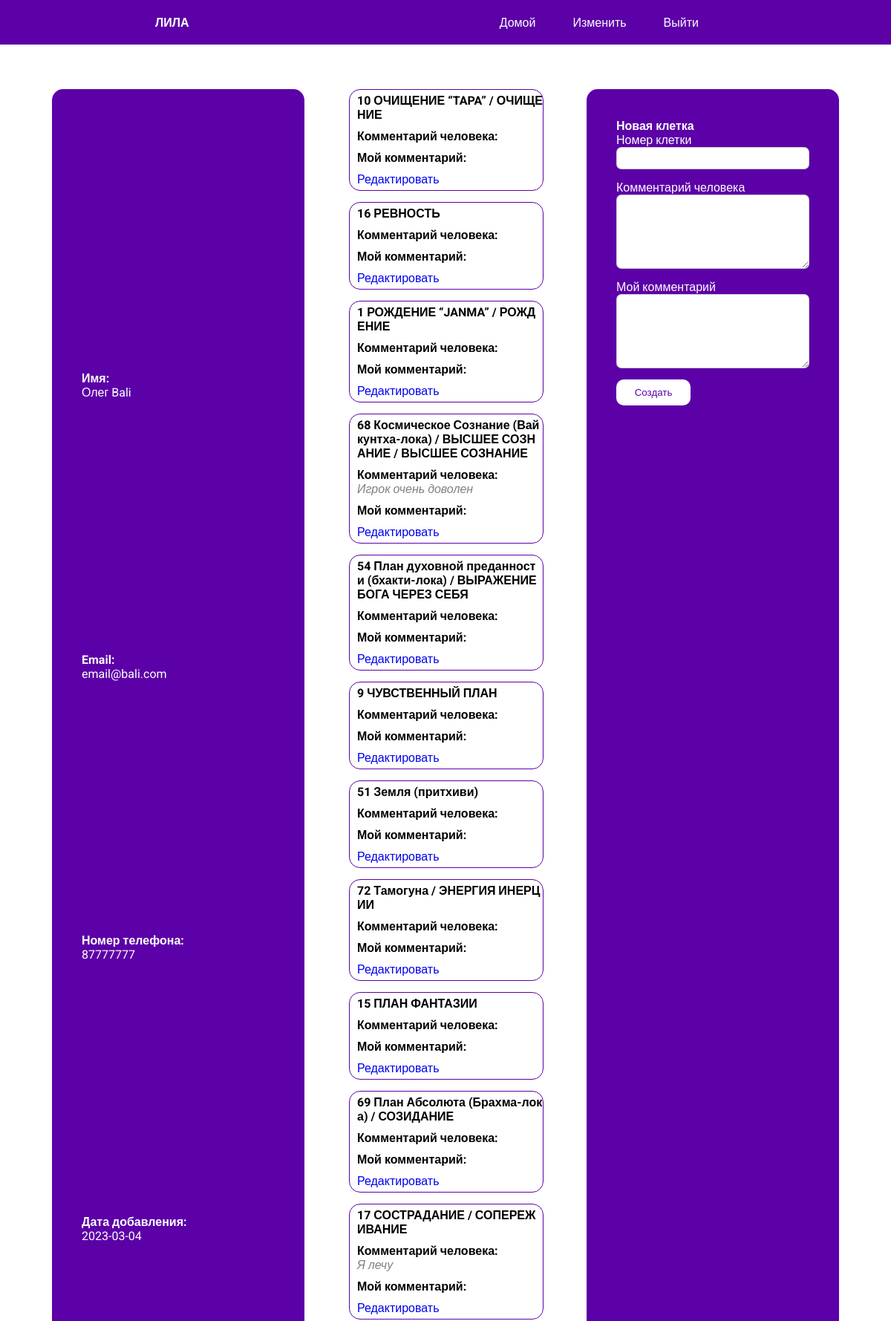
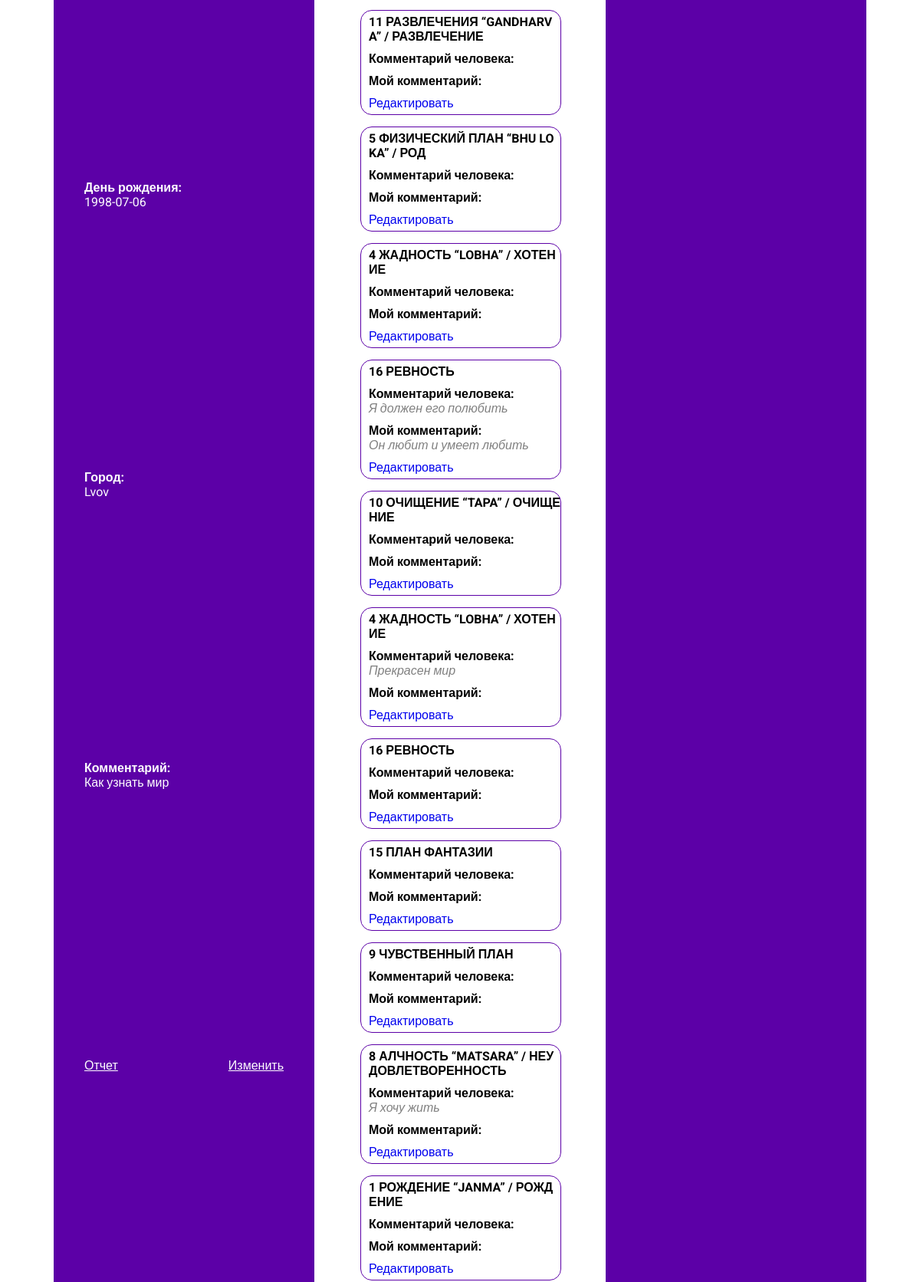
The page /user/19 (signed in, upper part) on the database its author committed (2 pictures, top to bottom).
### project/models.py (models this page shows, shortened)
class User(db.Model):
    id = db.Column(db.Integer, primary_key=True)
    name = db.Column(db.String(64))
    email = db.Column(db.String(64))
    phone = db.Column(db.String(64))
    date = db.Column(db.Date)
    birthday = db.Column(db.Date)
    additional_comment = db.Column(db.String(64))
    city = db.Column(db.String(64))
    game = db.relationship('Game', backref='Game.user_id', cascade="all, delete")

class Game(db.Model):
    id = db.Column(db.Integer, primary_key=True)
    user_comment = db.Column(db.String(250))
    personal_comment = db.Column(db.String(250))
    cell_id = db.Column(db.Integer, db.ForeignKey('cell.id'))
    cell = db.relationship("Cell", backref="cells")
    user_id = db.Column(db.Integer, db.ForeignKey('user.id'))
    user = db.relationship("User", backref="users")

class Cell(db.Model):
    id = db.Column(db.Integer, primary_key=True)
    title = db.Column(db.String(250))
    description = db.Column(db.String(250))
    cell = db.relationship('Game', backref='Game.cell_id', primaryjoin='Cell.id==Game.cell_id', lazy='dynamic')
    type_id = db.Column(db.Integer, db.ForeignKey('type.id'))
    type = db.relationship("Type", backref="cells")

### project/routes.py (the view, shortened to what this page needs)
@app.route('/user/<id>', methods=['GET', 'POST'])
@login_required
def user(id):
    user = User.query.filter_by(id=id).first()
    add_user_form = AddUserForm()
    add_game_form = AddGameForm()
    games = Game.query.filter_by(user_id=user.id).order_by(Game.id.desc()).all()
    return render_template('user.html', user=user, add_game_form=add_game_form, add_user_form=add_user_form,
                           games=games)

### project/forms.py (shortened to what this page needs)
class AddUserForm(FlaskForm):
    name = StringField('Имя', validators=[DataRequired()])
    email = StringField('Email', validators=[Optional()])
    phone = StringField('Phone', validators=[Optional()])
    birthday = DateField('Birthday', validators=[Optional()])
    comment = StringField('Запрос')
    city = StringField('City')
    submit = SubmitField('Save')

class AddGameForm(FlaskForm):
    cell_id = StringField('Номер клетки', validators=[DataRequired()])
    user_comment = TextAreaField('Комментарий человека')
    my_comment = TextAreaField('Мой комментарий')
    submit = SubmitField('Создать')

### project/models.py (called while the page is built)
@login.user_loader
def load_user(id):
    return Admin.query.get(int(id))

### project/templates/user.html (shortened to what this page needs)
<link rel="stylesheet" href="/static/css/user.css">
{% extends 'base.html' %}
{% block content %}
<div class="current_user_block">
    <aside class="user">
        <div class = 'user_info_block' id="">
            <div class="user_info">
                <div class="part">
                    <div>
                        <h1>Имя:</h1>
                        <p>{{ user.name }}</p>
                    </div>
                </div>
                <div class="part">
                    <h1>Email:</h1>
                    <p>{{ user.email }}</p>
                </div>
                <div class="part">
                    <h1>Номер телефона:</h1>
                    <p>{{ user.phone }}</p>
                </div>
                <div class="part">
                    <h1>Дата добавления:</h1>
                    <p>{{ user.date }}</p>
                </div>
                <div class="part">
                    <h1>День рождения:</h1>
                    <p>{{ user.birthday }}</p>
                </div>
                <div class="part">
                    <h1>Город:</h1>
                    <p>{{ user.city }}</p>
                </div>
                <div class="part">
                    <h1>Комментарий:</h1>
                    <p>{{ user.additional_comment }}</p>
                </div>
            </div>
            <div class="info_footer">
                <a href="{{url_for('report', id=user.id)}}" class="link">Отчет</a>
                <span class="change link">Изменить</span>
            </div>
        </div>
    </aside>
    <aside class="users_cells">
            {%for game in games%}
            {% include '_game.html' %}
            {% endfor %}
    </aside>
    <aside class="add_game">
        <form action="", method="post">
            <h1>Новая клетка</h1>
            <p>
                {{add_game_form.cell_id.label}}
                {{add_game_form.cell_id(class='field')}}
            </p>
            <p>
                {{add_game_form.user_comment.label}}
                {{add_game_form.user_comment(class='text_field')}}
            </p>
            <p>
                {{add_game_form.my_comment.label}}
                {{add_game_form.my_comment(class='text_field')}}
            </p>
            {{add_game_form.submit(class='button')}}
        </form>
    </aside>
</div>
{% endblock %}

### project/templates/base.html (shortened to what this page needs)
<!DOCTYPE html>
<html lang="ru">
<head>
    <link rel="stylesheet" href="{{ url_for('static', filename="css/base.css") }}">
</head>
<body>
    <main>
        <header>
            <div class = 'header_menu'>
                <a href="{{url_for('index')}}" class="logo">ЛИЛА</a>
                <ul class="menu_block">
                    <li><a href="{{url_for('index')}}" class="menu_item">Домой</a></li>
                    <li><a href="{{url_for('change_cell')}}" class="menu_item">Изменить</a></li>
                    <a href="{{url_for('logout')}}"  class="menu_item">Выйти</a>
                </ul>
            </div>
        </header>
        {% block content %}{% endblock %}
    </main>
</body>
</html>

### project/templates/_game.html (shortened to what this page needs)
<link rel="stylesheet" href="/static/css/_game.css">
<div class="game" id="">
    <div class="info" id = 'show'>
            <h1>{{game.cell.id}} {{game.cell.title}}</h1>
        <p>
            <span class="t">Комментарий человека:</span>
            <span class="dec">{{game.user_comment}}</span>
        </p>
        <p>
            <span class="t">Мой комментарий:</span>
            <span class="dec">{{game.personal_comment}}</span>
        </p>
    </div>
    <p>
        <a href="{{url_for('edit_game', id=game.id)}}" class="">Редактировать</a>
    </p>
</div>

### project/static/css/user.css (style rules this page uses)
.current_user_block { display: flex; justify-content: space-around; width: 90%; margin: 0px auto; margin-top: 50px; }
.user_info_block { height: 90%; }
aside { width: 33%; height: 70vh; border-radius: 15px; padding: 40px; margin: 10px; }
.add_game { background-color: rgb(92, 0, 167); color: white; }
.user { display: flex; flex-direction: column; justify-content: space-between; background-color: rgb(92, 0, 167); color: white; }
.user_info { overflow-y: scroll; height: 100%; display: flex; flex-direction: column; justify-content: space-evenly; }
.users_cells { overflow-y: scroll; overflow-x: hidden; word-break: break-all; padding-top: 0px; }
.button { display: block; height: 35px; width: 100px; margin-right: 25px; background-color: rgb(255, 255, 255); border: 1px solid rgba(128, 128, 128, 0); border-radius: 10px; color: rgb(92, 0, 167); }
.field { height: 30px; width: 100%; border: 1px solid rgba(128, 128, 128, 0.382); border-radius: 7px; padding-left: 10px; margin-bottom: 15px; }
.text_field { min-height: 100px; max-height: 200px; width: 100%; max-width: 100%; border: 1px solid rgba(128, 128, 128, 0.382); border-radius: 7px; padding-left: 10px; margin-bottom: 15px; }
.link { cursor: pointer; display: block; margin-top: 10px; color: white; text-decoration: underline; }
.change { cursor: pointer; }
.info_footer { display: flex; justify-content: space-between; }
.part { display: flex; flex-direction: column; align-items: flex-start; }
p { padding: 0px; }

### project/static/css/base.css (style rules this page uses)
* { padding: 0px; margin: 0px; font-family: 'Roboto', sans-serif; text-decoration: none; }
.header_menu { width: 100%; height: 60px; display: flex; justify-content: space-around; align-items: center; background-color: rgb(92, 0, 167); }
.menu_block { display: flex; list-style: none; }
.menu_item { padding-right: 50px; color: white; }
.logo { font-weight: 600; color: white; }

### project/static/css/_game.css (style rules this page uses)
.game { width: 100%; border: 1px solid rgb(92, 0, 167); border-radius: 15px; margin-bottom: 15px; }
.game p, .game h1 { display: flex; flex-direction: column; padding-left: 10px; padding-top: 5px; padding-bottom: 5px; }
#show { display: block; }
h1 { font-size: medium; }
.t { font-weight: bold; }
.dec { font-style: italic; color: grey; }

### rows shown on the page
User: name "Олег Bali", email "email@bali.com", phone "87777777", date "2023-03-04", birthday "1998-07-06", city "Lvov", additional_comment "Как узнать мир"
Game: cell.id "10", cell "ОЧИЩЕНИЕ “TAPA” / ОЧИЩЕНИЕ"
Game: cell.id "16", cell "РЕВНОСТЬ"
Game: cell.id "1", cell "РОЖДЕНИЕ “JANMA” / РОЖДЕНИЕ"
Game: cell.id "68", cell "Космическое Сознание (Вайкунтха-лока) / ВЫСШЕЕ СОЗНАНИЕ / ВЫСШЕЕ СОЗНАНИЕ", user_comment "Игрок очень доволен"
Game: cell.id "54", cell "План духовной преданности (бхакти-лока) / ВЫРАЖЕНИЕ БОГА ЧЕРЕЗ СЕБЯ"
Game: cell.id "9", cell "ЧУВСТВЕННЫЙ ПЛАН"
Game: cell.id "51", cell "Земля (притхиви)"
Game: cell.id "72", cell "Тамогуна / ЭНЕРГИЯ ИНЕРЦИИ"
Game: cell.id "15", cell "ПЛАН ФАНТАЗИИ"
Game: cell.id "69", cell "План Абсолюта (Брахма-лока) / СОЗИДАНИЕ"
Game: cell.id "17", cell "СОСТРАДАНИЕ / СОПЕРЕЖИВАНИЕ", user_comment "Я лечу"
Game: cell.id "11", cell "РАЗВЛЕЧЕНИЯ “GANDHARVA” / РАЗВЛЕЧЕНИЕ"
Game: cell.id "5", cell "ФИЗИЧЕСКИЙ ПЛАН “BHU LOKA” / РОД"
Game: cell.id "4", cell "ЖАДНОСТЬ “LOBHA” / ХОТЕНИЕ"
Game: cell.id "16", cell "РЕВНОСТЬ", user_comment "Я должен его полюбить", personal_comment "Он любит и умеет любить"
Game: cell.id "10", cell "ОЧИЩЕНИЕ “TAPA” / ОЧИЩЕНИЕ"
Game: cell.id "4", cell "ЖАДНОСТЬ “LOBHA” / ХОТЕНИЕ", user_comment "Прекрасен мир"
Game: cell.id "16", cell "РЕВНОСТЬ"
Game: cell.id "15", cell "ПЛАН ФАНТАЗИИ"
Game: cell.id "9", cell "ЧУВСТВЕННЫЙ ПЛАН"
Game: cell.id "8", cell "АЛЧНОСТЬ “MATSARA” / НЕУДОВЛЕТВОРЕННОСТЬ", user_comment "Я хочу жить"
Game: cell.id "1", cell "РОЖДЕНИЕ “JANMA” / РОЖДЕНИЕ"

### other values the page prints
{{ add_game_form.cell_id.label }} "Номер клетки"
{{ add_game_form.user_comment.label }} "Комментарий человека"
{{ add_game_form.my_comment.label }} "Мой комментарий"
